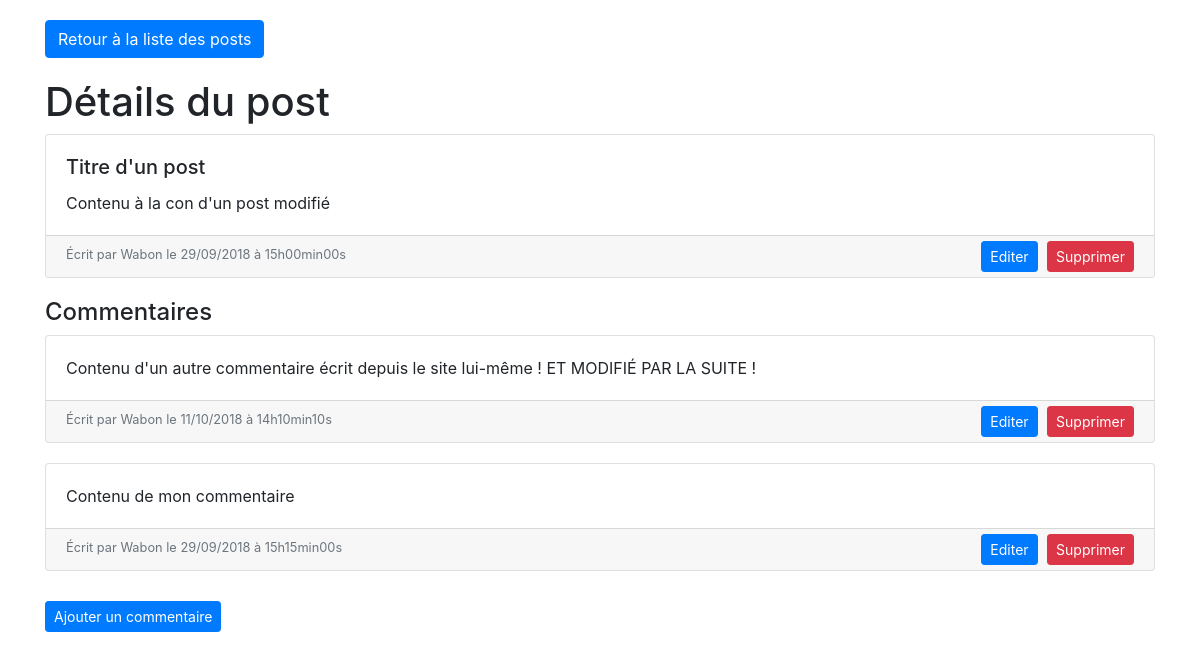
Screenshot of /index.php?action=viewPost&id=1 with the database file from the repository.
### tables this page shows
CREATE TABLE `posts` (
  `id` int(11) NOT NULL,
  `author` varchar(255) NOT NULL,
  `title` varchar(255) NOT NULL,
  `content` text NOT NULL,
  `creation_date` datetime NOT NULL
);

CREATE TABLE `comments` (
  `id` int(11) NOT NULL,
  `post_id` int(11) NOT NULL,
  `author` varchar(255) NOT NULL,
  `comment` text NOT NULL,
  `comment_date` datetime NOT NULL
);

### controller/controller.php (called while the page is built, shortened)
<?php
require_once('model/PostManager.php');
require_once('model/CommentManager.php');
function viewPost(int $id) {
    $postManager = new \Blog\Model\PostManager();
    $commentManager = new \Blog\Model\CommentManager();
    $post = $postManager->getPost($id);
    $comments = $commentManager->getComments($id);
    require('view/viewPost.php');
}

### model/PostManager.php (called while the page is built, shortened)
<?php
class PostManager extends Manager {
    public function getPost(int $where) {
        $db = $this->dbConnect();
        $sql = "SELECT id, author, title, content, DATE_FORMAT(creation_date, '%d/%m/%Y à %Hh%imin%ss') AS creation_date_fr FROM posts WHERE id=?";
        $statement = $db->prepare($sql);
        $statement->execute([$where]);
        $result = $statement->fetch();
        return $result;
    }
}

### model/CommentManager.php (called while the page is built, shortened)
<?php
class CommentManager extends Manager {
    public function getComments(int $where) {
        $db = $this->dbConnect();
        $sql = "SELECT id, post_id, author, comment, comment_date, DATE_FORMAT(comment_date, '%d/%m/%Y à %Hh%imin%ss') AS comment_date_fr FROM comments WHERE post_id=? ORDER BY comment_date DESC LIMIT 0, 5";
        $statement = $db->prepare($sql);
        $statement->execute([$where]);
        return $statement;
    }
}

### view/viewPost.php (the view, shortened to what this page needs)
    <a href="index.php" class="btn btn-primary" style="margin: 20px 0;">Retour à la liste des posts</a>
    <h1>Détails du post</h1>
        <div class="card">
            <div class="card-body">
                <h5 class="card-title"><?= htmlspecialchars($post->title) ?></h5>
                <p class="card-text"><?= htmlspecialchars($post->content) ?></p>
            </div>
            <div class="card-footer">
                <div class="row justify-content-between">
                    <div class="col-6">
                        <small class="text-muted">Écrit par <?= htmlspecialchars($post->author) ?> le <?= htmlspecialchars($post->creation_date_fr) ?></small>
                    </div>
                    <div class="col-6 text-right">
                        <a href="index.php?action=updatePost&id=<?= htmlspecialchars($post->id) ?>" class="btn btn-sm btn-primary">Editer</a>
                        <button type="button" class="btn btn-danger btn-sm" data-toggle="modal" data-target="#exampleModal">Supprimer</button>
                    </div>
                </div>
            </div>
        </div>
    <?php if($comments->rowcount() > 0) {
        echo "<h4>Commentaires</h4>";
    }
    else {
        echo "<h4>Ce post ne possède pas encore de commentaires.</h4><br/>";
    }
        while($comment = $comments->fetch()) { ?>
            <div class="card">
                <div class="card-body">
                    <p class="card-text"><?= htmlspecialchars($comment->comment) ?></p>
                </div>
                <div class="card-footer">
                    <div class="row justify-content-between">
                        <div class="col-6">
                            <small class="text-muted">Écrit par <?= htmlspecialchars($comment->author) ?> le <?= htmlspecialchars($comment->comment_date_fr) ?></small>
                        </div>
                        <div class="col-6 text-right">
                            <a href="index.php?action=updateComment&id=<?= htmlspecialchars($comment->id) ?>&postId=<?= htmlspecialchars($comment->post_id) ?>" class="btn btn-sm btn-primary">Editer</a>
                            <button type="button" class="btn btn-danger btn-sm" data-toggle="modal" data-target="#exampleModal2">Supprimer</button>
                        </div>
                    </div>
                </div>
            </div>
        <?php }
        echo '<a href="index.php?action=addComment&id='.$post->id.'"><button type="button" class="btn btn-sm btn-primary" style="margin: 10px 0;">Ajouter un commentaire</button></a>';
    require('template.php');
?>

### public/style.css (style rules this page uses)
.card { margin-bottom: 20px; }
.card .card-footer { padding: 5px 20px; }
.card .btn { margin-left: 5px; }

### rows the page displays
posts: title "Titre d'un post", content "Contenu à la con d'un post modifié", author "Wabon"
comments: comment "Contenu d'un autre commentaire écrit depuis le site lui-même ! ET MODIFIÉ PAR LA SUITE !", author "Wabon", comment_date_fr "11/10/2018 à 14h10min10s"
comments: comment "Contenu de mon commentaire", author "Wabon", comment_date_fr "29/09/2018 à 15h15min00s"

### other values shown
$post->creation_date_fr "29/09/2018 à 15h00min00s"
